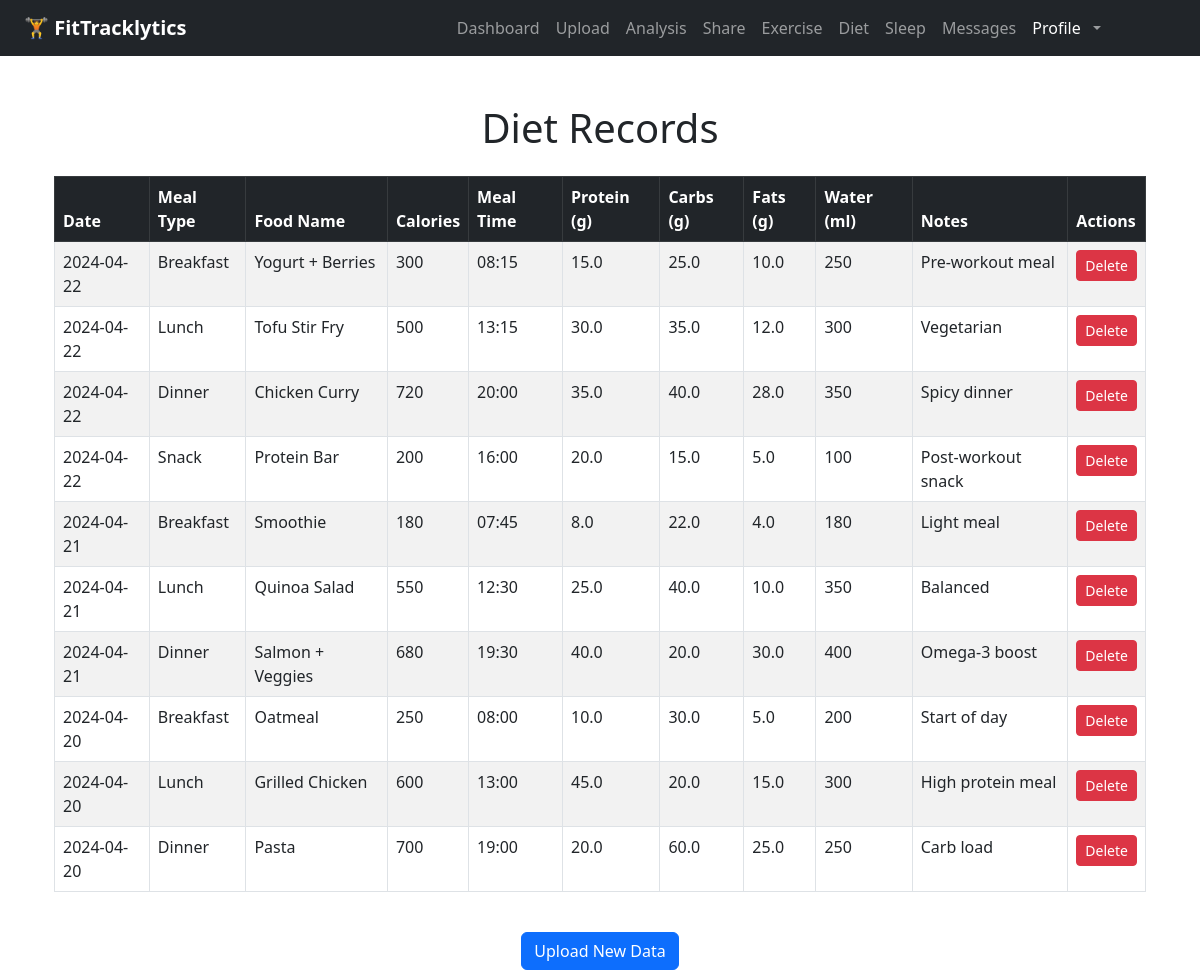
/records/diet (signed in), run on an earlier commit of the app's database.
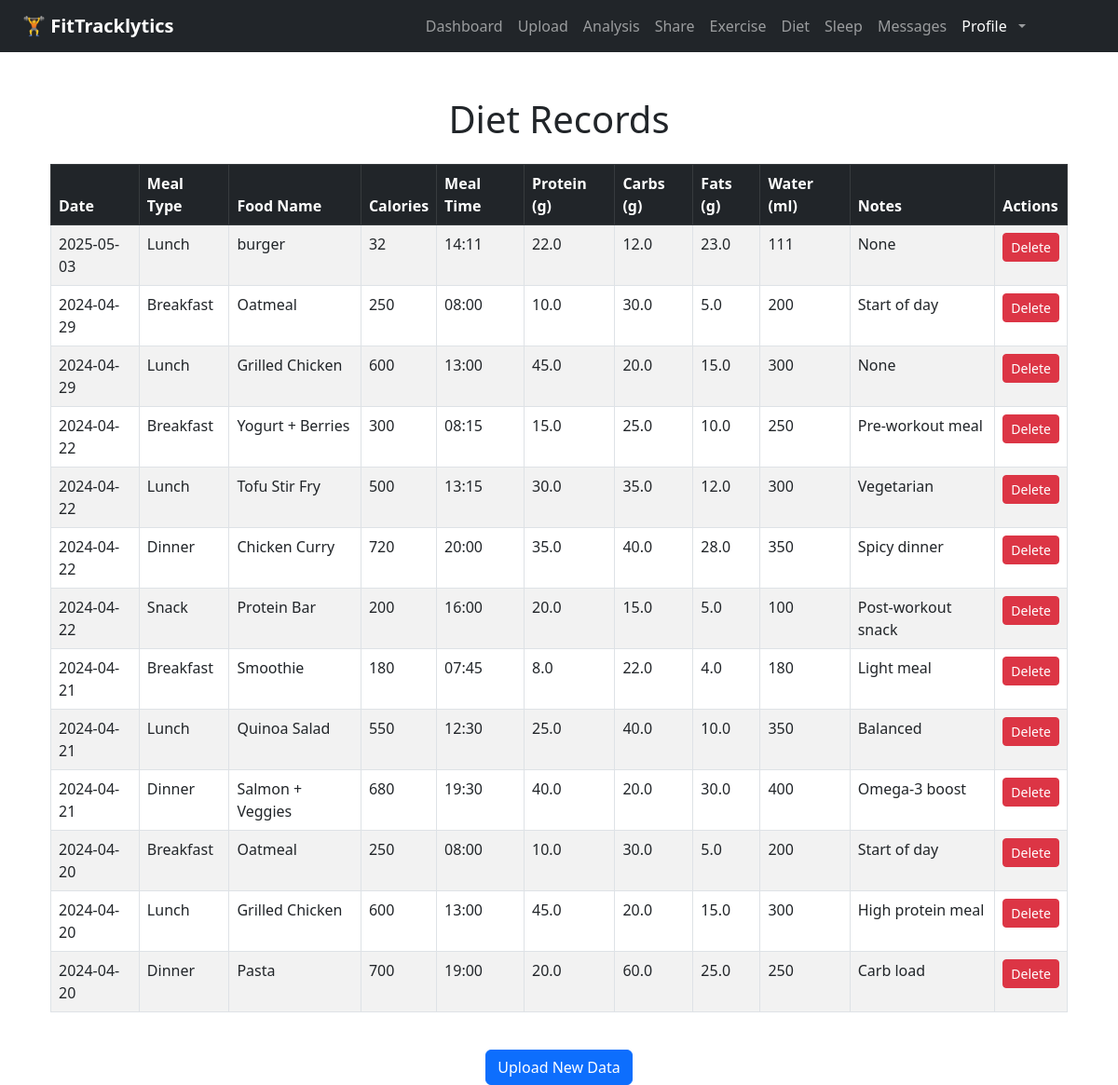
And on a later commit of the database.
### app/models.py (models this page shows)
class DietEntry(db.Model):
    id = db.Column(db.Integer, primary_key=True)
    user_id = db.Column(db.Integer, db.ForeignKey('user.id'))
    meal_type = db.Column(db.String(50))
    food_name = db.Column(db.String(100))
    calories = db.Column(db.Integer)
    meal_time = db.Column(db.String(10))
    protein = db.Column(db.Float)
    carbs = db.Column(db.Float)
    fats = db.Column(db.Float)
    water = db.Column(db.Integer)
    date = db.Column(db.Date)
    notes = db.Column(db.Text)

### app/routes.py (the view)
@main.route("/records/diet")
def diet_records():
    if "user_id" not in session:
        return redirect(url_for("main.login"))
    records = DietEntry.query.filter_by(user_id=session["user_id"]).order_by(DietEntry.date.desc()).all()
    return render_template("diet_records.html", records=records)

### app/__init__.py (called while the page is built)
def create_app(config_class=None):
    app = Flask(__name__)
    if config_class:
        app.config.from_object(config_class)
    else:
        app.config['SECRET_KEY'] = "super-secret-key"
        app.config['SQLALCHEMY_DATABASE_URI'] = 'sqlite:///tracker.db'
        app.config['SQLALCHEMY_TRACK_MODIFICATIONS'] = False
    db.init_app(app)
    migrate.init_app(app, db)  # Bind migrate after app is created
    print("current database config is：", app.config['SQLALCHEMY_DATABASE_URI'])
    from . import models
    @app.context_processor
    def inject_message_model():
        return dict(Message=models.Message)
    from .routes import main
    app.register_blueprint(main)
    return app

### app/templates/diet_records.html (shortened to what this page needs)
{% extends "base.html" %}
{% block content %}
<div class="container mt-5">
    <h1 class="text-center mb-4">Diet Records</h1>
    {% if records %}
        <div class="table-responsive">
            <table class="table table-striped table-bordered">
                <thead class="table-dark">
                    <tr>
                        <th>Date</th>
                        <th>Meal Type</th>
                        <th>Food Name</th>
                        <th>Calories</th>
                        <th>Meal Time</th>
                        <th>Protein (g)</th>
                        <th>Carbs (g)</th>
                        <th>Fats (g)</th>
                        <th>Water (ml)</th>
                        <th>Notes</th>
                        <th>Actions</th>
                    </tr>
                </thead>
                <tbody>
                    {% for entry in records %}
                    <tr>
                        <td>{{ entry.date }}</td>
                        <td>{{ entry.meal_type }}</td>
                        <td>{{ entry.food_name }}</td>
                        <td>{{ entry.calories }}</td>
                        <td>{{ entry.meal_time }}</td>
                        <td>{{ entry.protein }}</td>
                        <td>{{ entry.carbs }}</td>
                        <td>{{ entry.fats }}</td>
                        <td>{{ entry.water }}</td>
                        <td>{{ entry.notes }}</td>
                        <td>
                            <form action="{{ url_for('main.delete_diet', entry_id=entry.id) }}" method="POST" style="display:inline;">
                                <button type="submit" class="btn btn-danger btn-sm" onclick="return confirm('Are you sure you want to delete this record?');">Delete</button>
                            </form>
                        </td>
                    </tr>
                    {% endfor %}
                </tbody>
            </table>
        </div>
    {% else %}
        <p class="text-center">No diet records found.</p>
    {% endif %}
    <div class="text-center mt-4">
        <a href="{{ url_for('main.upload') }}" class="btn btn-primary">Upload New Data</a>
    </div>
</div>
{% endblock %}

What changed in the data, as far as the page shows it:
added DietEntry: date "2025-05-03", meal_type "Lunch", food_name "burger", calories "32", meal_time "14:11", protein "22.0", carbs "12.0", fats "23.0", water "111", notes "None"
added DietEntry: date "2024-04-29", meal_type "Breakfast", food_name "Oatmeal", calories "250", meal_time "08:00", protein "10.0", carbs "30.0", fats "5.0", water "200", notes "Start of day"
added DietEntry: date "2024-04-29", meal_type "Lunch", food_name "Grilled Chicken", calories "600", meal_time "13:00", protein "45.0", carbs "20.0", fats "15.0", water "300", notes "None"
